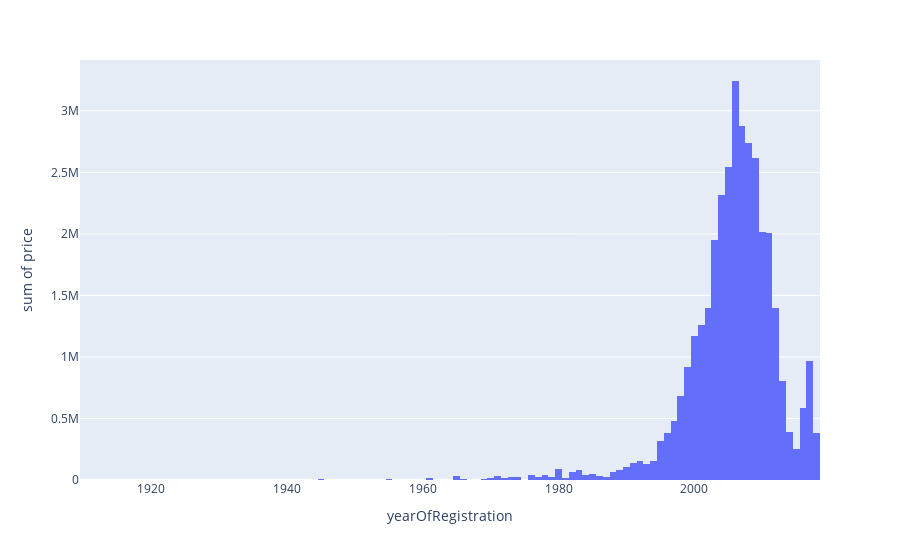

Here is the notebook cell this chart was saved with:
### Markdown cell above
# Histograma Nominal

### Code cell
px.histogram(data_frame= df_cars_filtered, x="yearOfRegistration", y="price")

### Figure 1 — Plotly figure (JSON) as saved in the notebook; plotly's stock layout.template omitted (floating-point values rounded to 4 significant figures; data arrays with more than 128 entries replaced by an {"elided": "..."} marker saying what was removed)
{"data": [{"alignmentgroup": "True", "bingroup": "x", "histfunc": "sum", "hovertemplate": "yearOfRegistration=%{x}<br>sum of price=%{y}<extra></extra>", "legendgroup": "", "marker": {"color": "#636efa", "pattern": {"shape": ""}}, "name": "", "offsetgroup": "", "orientation": "v", "showlegend": false, "type": "histogram", "x": {"elided": "9124 int values"}, "xaxis": "x", "y": {"elided": "9124 int values"}, "yaxis": "y"}], "layout": {"barmode": "relative", "legend": {"tracegroupgap": 0}, "margin": {"t": 60}, "xaxis": {"anchor": "y", "domain": [0, 1], "title": {"text": "yearOfRegistration"}}, "yaxis": {"anchor": "x", "domain": [0, 1], "title": {"text": "sum of price"}}}}
